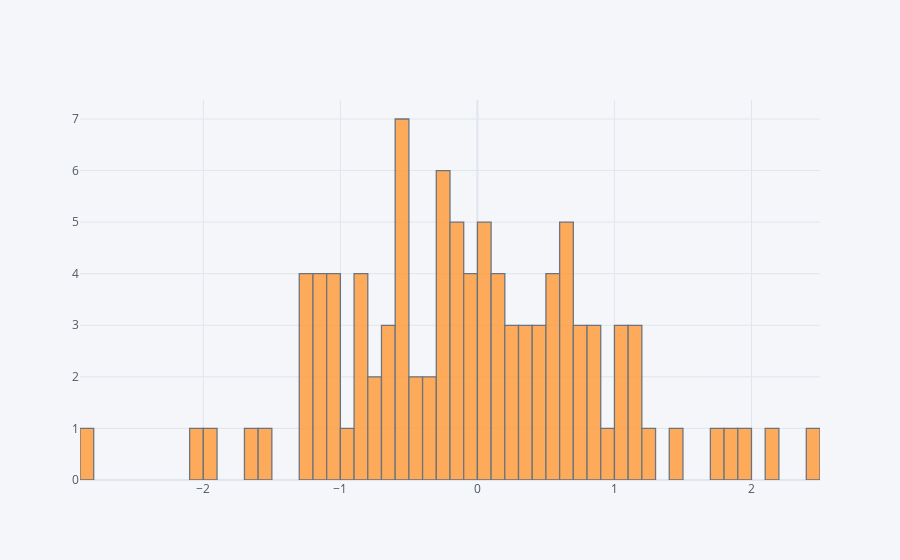

Source (notebook cell):
### Markdown cell above
## histogram

### Code cell
df['A'].iplot(kind='hist',bins=100)

### Figure 1 — Plotly figure (JSON) as saved in the notebook; plotly's stock layout.template omitted (floating-point values rounded to 4 significant figures)
{"data": [{"histfunc": "count", "histnorm": "", "marker": {"color": "rgba(255, 153, 51, 1.0)", "line": {"color": "#4D5663", "width": 1.3}}, "name": "A", "nbinsx": 100, "opacity": 0.8, "orientation": "v", "type": "histogram", "x": [0.18, -0.1832, -1.14, 1.103, -0.8436, 1.007, 0.4197, -1.937, 0.005593, 1.765, -0.2466, -2.878, -0.9719, -1.043, -0.1038, -0.5367, -0.7052, 0.5817, 0.3319, -0.536, -0.602, 0.7791, -0.4971, 0.6106, 2.193, 0.6271, -1.193, 0.6367, -0.2274, 0.04267, 0.3002, 0.09379, -1.523, 0.8826, -0.2742, 1.144, -0.6108, 0.86, -0.5756, -1.256, -1.08, 0.3636, -0.2109, 0.9773, -0.8183, 0.1646, -1.29, -0.1661, 0.7713, 0.7152, 0.1647, 0.4196, -1.039, -0.7039, -1.2, -0.1622, -0.8667, -0.5789, 0.5159, 2.491, -0.02103, 0.4957, 0.6113, -0.5156, -1.053, 0.008738, -1.154, 0.1668, -0.3782, -0.06591, -0.5822, -0.08264, 1.124, -1.604, 1.896, 0.6912, 0.5581, -0.06654, 0.2142, -1.25, 0.8796, -0.4443, -1.103, -0.6841, -0.3852, 1.095, 0.001954, -0.2546, -0.1262, 0.2501, -0.8538, -0.2879, -2.056, -0.52, 0.207, 1.212, 1.07, 0.585, 1.424, 1.921]}], "layout": {"barmode": "overlay", "legend": {"bgcolor": "#F5F6F9", "font": {"color": "#4D5663"}}, "paper_bgcolor": "#F5F6F9", "plot_bgcolor": "#F5F6F9", "title": {"font": {"color": "#4D5663"}}, "xaxis": {"gridcolor": "#E1E5ED", "showgrid": true, "tickfont": {"color": "#4D5663"}, "title": {"font": {"color": "#4D5663"}, "text": ""}, "zerolinecolor": "#E1E5ED"}, "yaxis": {"gridcolor": "#E1E5ED", "showgrid": true, "tickfont": {"color": "#4D5663"}, "title": {"font": {"color": "#4D5663"}, "text": ""}, "zerolinecolor": "#E1E5ED"}}}
